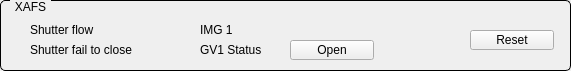
   <widget class="QGroupBox" name="titleGroupBox_3">
    <property name="geometry">
     <rect>
      <x>10</x>
      <y>90</y>
      <width>571</width>
      <height>71</height>
     </rect>
    </property>
    <property name="styleSheet">
     <string notr="true">QGroupBox {
    border: 1px solid black;
    border-radius: 5px;
    margin-top: 0.5em;
}

QGroupBox::title {
    subcontrol-origin: margin;
    left: 10px;
    padding: 0 3px 0 3px;
}</string>
    </property>
    <property name="title">
     <string>XAFS</string>
    </property>
    <widget class="QLabel" name="label_29">
     <property name="geometry">
      <rect>
       <x>30</x>
       <y>20</y>
       <width>90</width>
       <height>20</height>
      </rect>
     </property>
     <property name="text">
      <string>Shutter flow</string>
     </property>
    </widget>
    <widget class="QLabel" name="label_30">
     <property name="geometry">
      <rect>
       <x>30</x>
       <y>40</y>
       <width>141</width>
       <height>20</height>
      </rect>
     </property>
     <property name="text">
      <string>Shutter fail to close</string>
     </property>
    </widget>
    <widget class="QESimpleShape" name="qesimpleshape_27">
     <property name="geometry">
      <rect>
       <x>10</x>
       <y>40</y>
       <width>16</width>
       <height>20</height>
      </rect>
     </property>
     <property name="ledType">
      <enum>QSimpleShape::Error</enum>
     </property>
     <property name="colour2" stdset="0">
      <color>
       <red>240</red>
       <green>5</green>
       <blue>5</blue>
      </color>
     </property>
     <property name="variable" stdset="0">
      <string>FE08-VA-PHSH:getFault</string>
     </property>
     <property name="variableSubstitutions" stdset="0">
      <string/>
     </property>
    </widget>
    <widget class="QESimpleShape" name="qesimpleshape_28">
     <property name="geometry">
      <rect>
       <x>10</x>
       <y>20</y>
       <width>16</width>
       <height>20</height>
      </rect>
     </property>
     <property name="ledType">
      <enum>QSimpleShape::Error</enum>
     </property>
     <property name="variable" stdset="0">
      <string>FE08-CO-FLS4:isFlowInterlock</string>
     </property>
     <property name="variableSubstitutions" stdset="0">
      <string/>
     </property>
    </widget>
    <widget class="QLabel" name="label_31">
     <property name="geometry">
      <rect>
       <x>200</x>
       <y>20</y>
       <width>90</width>
       <height>20</height>
      </rect>
     </property>
     <property name="text">
      <string>IMG 1</string>
     </property>
    </widget>
    <widget class="QESimpleShape" name="qesimpleshape_29">
     <property name="geometry">
      <rect>
       <x>180</x>
       <y>20</y>
       <width>16</width>
       <height>20</height>
      </rect>
     </property>
     <property name="ledType">
      <enum>QSimpleShape::Error</enum>
     </property>
     <property name="variable" stdset="0">
      <string>FE08-VA-IMG1-REL1:isInterlock</string>
     </property>
     <property name="variableSubstitutions" stdset="0">
      <string/>
     </property>
    </widget>
    <widget class="QLabel" name="label_32">
     <property name="geometry">
      <rect>
       <x>200</x>
       <y>40</y>
       <width>90</width>
       <height>20</height>
      </rect>
     </property>
     <property name="text">
      <string>GV1 Status</string>
     </property>
    </widget>
    <widget class="QESimpleShape" name="qesimpleshape_30">
     <property name="geometry">
      <rect>
       <x>180</x>
       <y>40</y>
       <width>16</width>
       <height>20</height>
      </rect>
     </property>
     <property name="ledType">
      <enum>QSimpleShape::Error</enum>
     </property>
     <property name="colour0" stdset="0">
      <color>
       <red>240</red>
       <green>5</green>
       <blue>5</blue>
      </color>
     </property>
     <property name="colour1" stdset="0">
      <color>
       <red>60</red>
       <green>20</green>
       <blue>20</blue>
      </color>
     </property>
     <property name="variable" stdset="0">
      <string>FE08-VA-GV1:isOpen</string>
     </property>
     <property name="variableSubstitutions" stdset="0">
      <string/>
     </property>
    </widget>
    <widget class="QPushButton" name="btnXAFSreset">
     <property name="geometry">
      <rect>
       <x>470</x>
       <y>30</y>
       <width>84</width>
       <height>20</height>
      </rect>
     </property>
     <property name="text">
      <string>Reset</string>
     </property>
    </widget>
    <widget class="QEPushButton" name="qepushbutton">
     <property name="geometry">
      <rect>
       <x>290</x>
       <y>40</y>
       <width>84</width>
       <height>20</height>
      </rect>
     </property>
     <property name="text">
      <string>Open</string>
     </property>
     <property name="variable" stdset="0">
      <string>FE08-VA-GV1:setOpen</string>
     </property>
    </widget>
   </widget>
